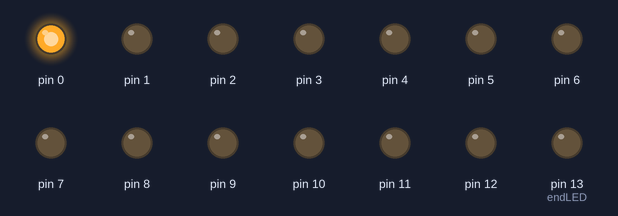
This sketch was run on a simulated Arduino Uno, built with avr-gcc and run on an emulated ATmega328P. On the bench: output pins drawn as LEDs (lit = HIGH).

Above: at 0.12 s.
At 1.12 s:
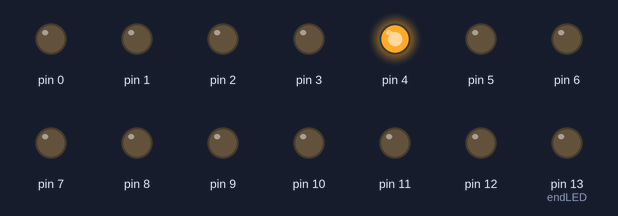
At 2.12 s:
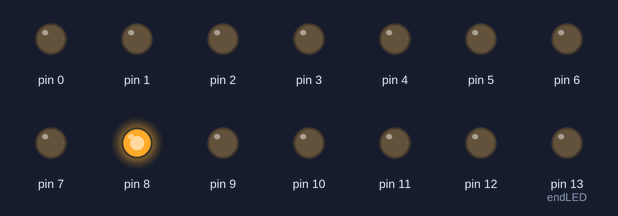
At 4.12 s:
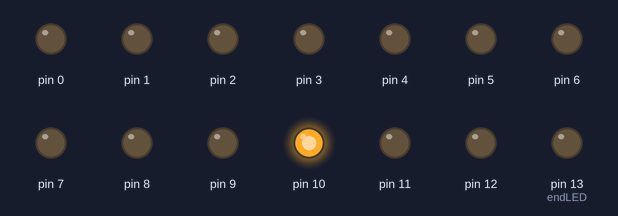
At 6.12 s:
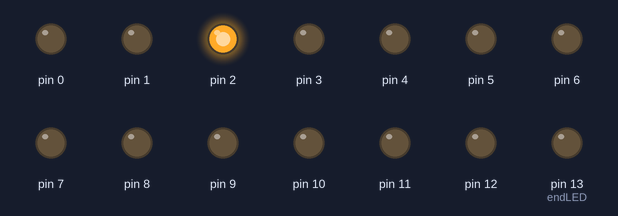
At 8.12 s:
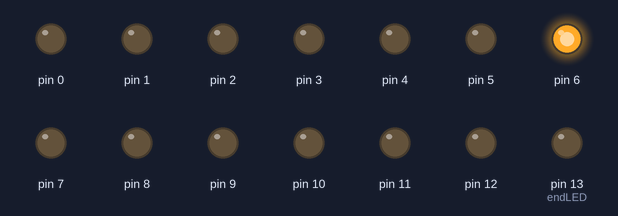
Timing chart, 0 to 8.5 s (numbered marks = the images above):
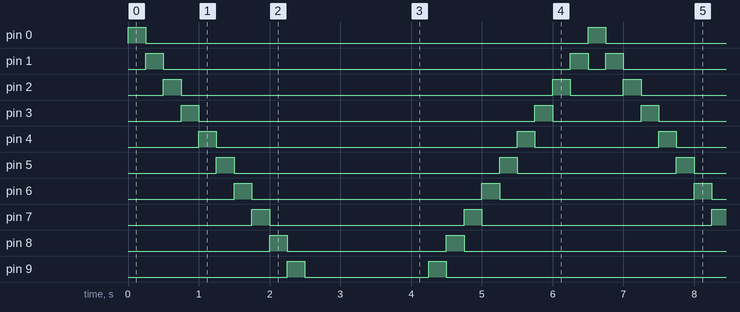

The sketch:

larson_scanner_rbt1731_3_.ino
```cpp
////Larson Scanner 3, RBT173
////Brandon Ackerman

////////////////////////////////////////////
// GLOBAL VARIABLES:

// global variable for delay time adjustment.
int delayTime = 250; // I wanted it to go faster, so I assigned it a value of 200ms.
int endLED = 13;
int stLED = 0;

//////////////////////////////////////////////
// SETUP CODE:

void setup()
{
  // for loop to make pins 2-7 outputs. Starts with pin 2, adds another output(up to 7)as the code loops.
  for (int i = stLED; i <= endLED; i++)
  {
    pinMode(i, OUTPUT); // assigns int "i" as a output.
  }
}
/////////////////////////////////////////////
// MAIN CODE LOOP:

void loop()
{
  for (int i = stLED; i <= endLED; i++) // if "i" is equal to pin 2 and is less than or equal to pin 7, add an output incrementally up to pin 7.
  {
    digitalWrite(i, HIGH); // turn on pins as defined in line above.

    if (i == stLED) // if int i is equal to pin 2, set pin 7 to low
    {
      digitalWrite(endLED, LOW); // turn off pin 7
    }
    else
    {
      digitalWrite(i - 1, LOW); // incrementally turn off pins.
    }
    delay(delayTime); // delay time set by global variable.
  }
  for (int i = (endLED - 1); i >= (stLED + 1); i--) // if "i" is equal to pin 6 and is greater than or equal to pin 3, remove outputs incrementally up to pin 7.
  {
    digitalWrite(i, HIGH);
    digitalWrite(i + 1, LOW); // incrementally turn off pins.
    delay(delayTime);         // delay time set by global variable.
  }

  // portion needed to fix timing on pin 3 LED.

  if (int i = (stLED + 1))
  {
    digitalWrite((stLED + 1), LOW);
  }
}
```

Measured:
- by itself, pin 0, pin 13 (endLED): alternates HIGH for 0.25 s and LOW for 6.3 s
- by itself, pin 1: repeats every 6.5 s: LOW 5.8 s, HIGH 0.25 s, LOW 0.25 s, HIGH 0.25 s
- by itself, pin 2: repeats every 6.5 s: LOW 5.3 s, HIGH 0.25 s, LOW 0.75 s, HIGH 0.25 s
- by itself, pin 3: repeats every 6.5 s: LOW 4.8 s, HIGH 0.25 s, LOW 1.3 s, HIGH 0.25 s
- by itself, pin 4: repeats every 6.5 s: LOW 4.3 s, HIGH 0.25 s, LOW 1.8 s, HIGH 0.25 s
- by itself, pin 5: repeats every 6.5 s: LOW 3.8 s, HIGH 0.25 s, LOW 2.3 s, HIGH 0.25 s
- by itself, pin 6: repeats every 6.5 s: LOW 3.3 s, HIGH 0.25 s, LOW 2.8 s, HIGH 0.25 s
- by itself, pin 7: repeats every 6.5 s: LOW 2.8 s, HIGH 0.25 s, LOW 3.3 s, HIGH 0.25 s
